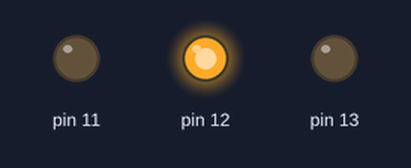
Simulated run of this sketch. Board: Arduino Uno, built with avr-gcc and run on an emulated ATmega328P. Shown: output pins drawn as LEDs (lit = HIGH).

Above: at 0.5 s.
At 1.55 s:
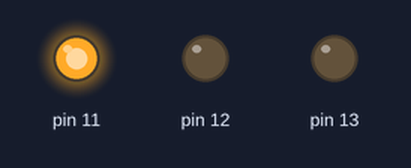
At 2.3 s:
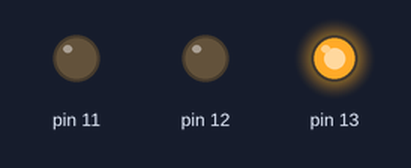
At 5.9 s:
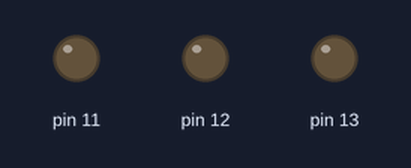
Timing chart, 0 to 7.1 s (numbered marks = the images above):
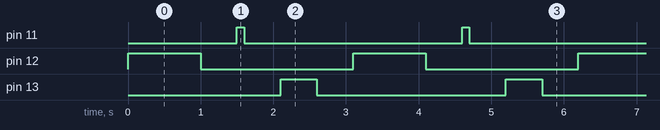

The sketch:

_8.OOPs_Class.ino
```cpp
#include "flasher.h"
Flasher f2(13), f1(12,1000,500),f3(11,100,500) ;
void setup() {

}

void loop() {
  f1.update();
  f3.update();
  f2.update();
}
/*  constructor
     *  1. always public
     *  2. name same as class name
     *  3. no return type
     *  4. automatically called (no explicit calling)
     *  5. can be overloaded.
     */
```

flasher.h
```cpp
class Flasher{
  int onTime,offTime;  int ledPin;
  public :
    // creating constructor
    //Flasher() { onTime=500; offTime=500; }
    Flasher(int pin , int on=500, int off=500){
      ledPin=pin;
      pinMode(ledPin , OUTPUT);
      onTime=on; offTime=off;
    }
    void  setData(int on, int off=500){ // default value for argument
      onTime=on; offTime=off;
    }
    void update(){
      digitalWrite(ledPin , HIGH); delay (onTime);
      digitalWrite(ledPin , LOW); delay (offTime);
    }
};
```

Measured:
- by itself, pin 11: alternates HIGH for 0.10 s and LOW for 3.0 s
- by itself, pin 12: alternates HIGH for 1.0 s and LOW for 2.1 s
- by itself, pin 13: alternates HIGH for 0.50 s and LOW for 2.6 s
